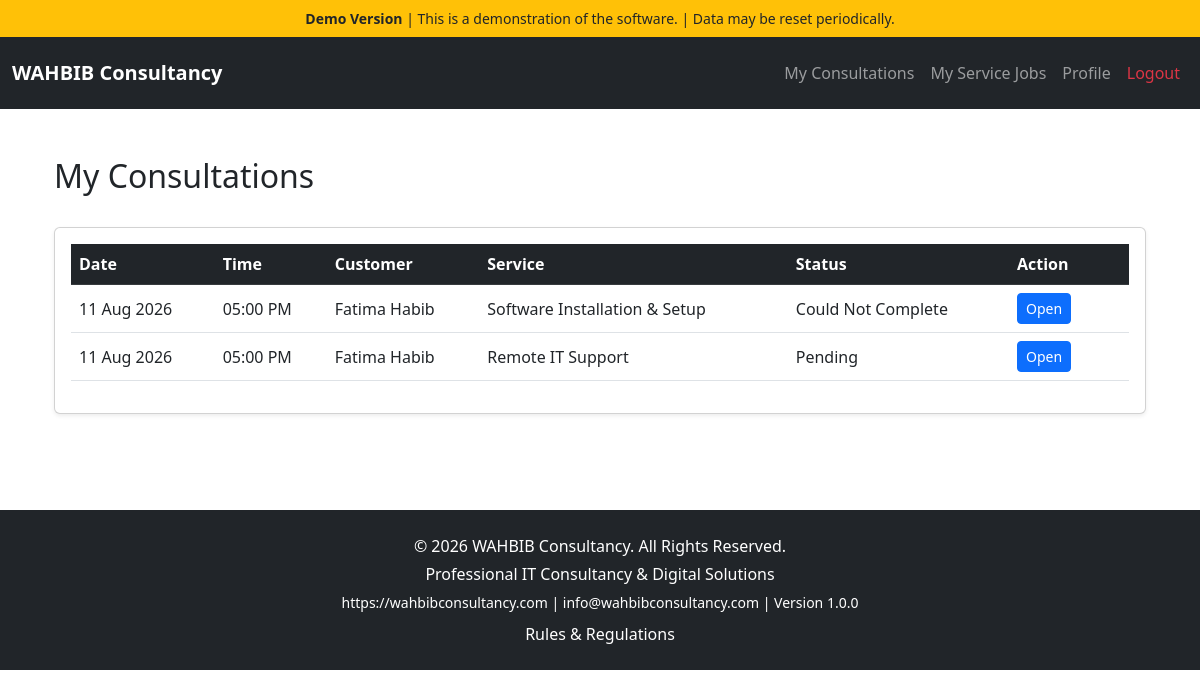
Page /public/index.php?page=agent-consultations (signed in) on the earlier database version.
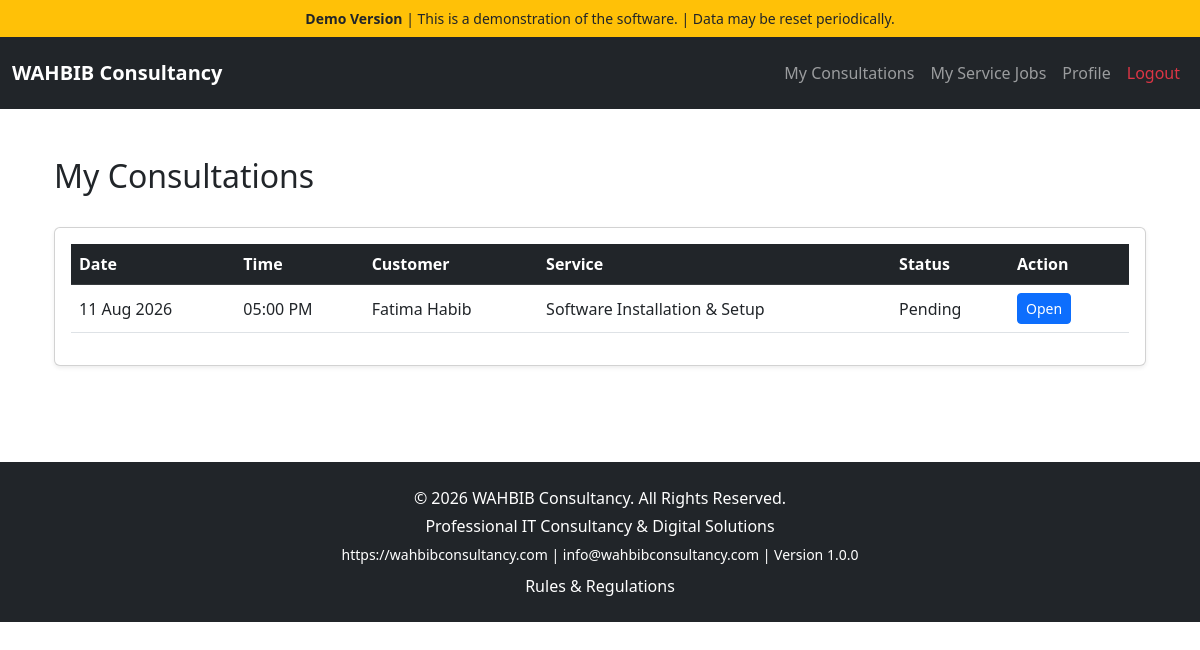
Same page on the later database version.
### tables this page shows
CREATE TABLE `consultation_bookings` (
  `id` int(11) NOT NULL AUTO_INCREMENT,
  `request_id` int(11) NOT NULL,
  `slot_id` int(11) NOT NULL,
  `agent_id` int(11) DEFAULT NULL,
  `booked_at` timestamp NOT NULL DEFAULT current_timestamp(),
  PRIMARY KEY (`id`),
  KEY `request_id` (`request_id`),
  KEY `slot_id` (`slot_id`),
  CONSTRAINT `consultation_bookings_ibfk_1` FOREIGN KEY (`request_id`) REFERENCES `requests` (`id`),
  CONSTRAINT `consultation_bookings_ibfk_2` FOREIGN KEY (`slot_id`) REFERENCES `consultation_slots` (`id`)
);

CREATE TABLE `consultation_slots` (
  `id` int(11) NOT NULL AUTO_INCREMENT,
  `slot_date` date NOT NULL,
  `slot_time` time NOT NULL,
  `agent_id` int(11) NOT NULL,
  `consultation_method` varchar(50) DEFAULT NULL,
  `meeting_link` varchar(255) DEFAULT NULL,
  `is_booked` tinyint(1) DEFAULT 0,
  `created_at` timestamp NOT NULL DEFAULT current_timestamp(),
  PRIMARY KEY (`id`),
  UNIQUE KEY `uniq_consultation_slot` (`slot_date`,`slot_time`,`agent_id`)
);

CREATE TABLE `customers` (
  `id` int(11) NOT NULL AUTO_INCREMENT,
  `name` varchar(255) NOT NULL,
  `email` varchar(255) DEFAULT NULL,
  `phone` varchar(50) DEFAULT NULL,
  `company` varchar(255) DEFAULT NULL,
  `notes` text DEFAULT NULL,
  `created_at` timestamp NOT NULL DEFAULT current_timestamp(),
  `password` varchar(255) DEFAULT NULL,
  `reset_token` varchar(255) DEFAULT NULL,
  `reset_token_expires` datetime DEFAULT NULL,
  PRIMARY KEY (`id`)
);

CREATE TABLE `services` (
  `id` int(11) NOT NULL AUTO_INCREMENT,
  `title` varchar(255) NOT NULL,
  `description` text NOT NULL,
  `created_at` timestamp NOT NULL DEFAULT current_timestamp(),
  `price` decimal(10,2) NOT NULL DEFAULT 0.00,
  `image` varchar(255) DEFAULT NULL,
  PRIMARY KEY (`id`)
);

CREATE TABLE `requests` (
  `id` int(11) NOT NULL AUTO_INCREMENT,
  `customer_id` int(11) NOT NULL,
  `service_id` int(11) NOT NULL,
  `agent_id` int(11) DEFAULT NULL,
  `quoted_price` decimal(10,2) DEFAULT NULL,
  `description` text DEFAULT NULL,
  `status` enum('Pending','Approved','In Progress','Completed','Cancelled') NOT NULL DEFAULT 'Pending',
  `created_at` timestamp NOT NULL DEFAULT current_timestamp(),
  `workflow_stage` varchar(50) DEFAULT NULL,
  `proposal` text DEFAULT NULL,
  `completed_at` datetime DEFAULT NULL,
  `completion_notes` text DEFAULT NULL,
  `admin_review_comments` text DEFAULT NULL,
  `service_review_notes` text DEFAULT NULL,
  `admin_instruction` text DEFAULT NULL,
  `contact_notes` text DEFAULT NULL,
  `incomplete_reason` text DEFAULT NULL,
  `consultation_reschedules` int(11) NOT NULL DEFAULT 0,
  `service_reschedules` int(11) NOT NULL DEFAULT 0,
  `service_rejection_reason` text DEFAULT NULL,
  `service_rejected_at` datetime DEFAULT NULL,
  `service_rejected_by` int(11) DEFAULT NULL,
  `job_status` enum('Pending','In Progress','Completed','Could Not Complete','Needs Admin Review','Customer Answered','No Answer','Wrong Number','Customer Requested Reschedule') NOT NULL DEFAULT 'Pending',
  `consultation_rejection_reason` text DEFAULT NULL,
  `consultation_rejected_at` datetime DEFAULT NULL,
  `consultation_rejected_by` int(11) DEFAULT NULL,
  PRIMARY KEY (`id`),
  KEY `customer_id` (`customer_id`),
  KEY `service_id` (`service_id`),
  CONSTRAINT `requests_ibfk_1` FOREIGN KEY (`customer_id`) REFERENCES `customers` (`id`) ON DELETE CASCADE,
  CONSTRAINT `requests_ibfk_2` FOREIGN KEY (`service_id`) REFERENCES `services` (`id`) ON DELETE CASCADE
);

### public/index.php (called while the page is built, shortened)
<?php
require_once ROOT_PATH . '/routes.php';

### app/views/agent/my-consultations.php (the view, shortened to what this page needs)
<?php
require_once CONFIG_PATH . '/database.php';
$agentId = $_SESSION['agent']['id'];
$stmt = $pdo->prepare("
    SELECT
        cb.id,
        r.id AS request_id,
        c.name AS customer_name,
        s.title AS service_name,
        cs.slot_date,
        cs.slot_time,
        r.job_status
    FROM consultation_bookings cb
    INNER JOIN consultation_slots cs
        ON cs.id = cb.slot_id
    INNER JOIN requests r
        ON r.id = cb.request_id
    INNER JOIN customers c
        ON c.id = r.customer_id
    INNER JOIN services s
        ON s.id = r.service_id
    WHERE cb.agent_id = ?
    AND r.workflow_stage = 'Consultation Confirmed'
    ORDER BY
        cs.slot_date,
        cs.slot_time
");
$stmt->execute([$agentId]);
$consultations = $stmt->fetchAll(PDO::FETCH_ASSOC);
require VIEW_PATH . '/layouts/header-agent.php';
?>
<div class="container py-4">
    <div class="d-flex justify-content-between align-items-center mb-4">
        <h2>
            My Consultations
        </h2>
    </div>
    <div class="card shadow-sm">
        <div class="card-body">
            <div class="table-responsive">
                <table class="table table-hover align-middle">
                    <thead class="table-dark">
                        <tr>
                            <th>Date</th>
                            <th>Time</th>
                            <th>Customer</th>
                            <th>Service</th>
                            <th>Status</th>
                            <th width="120">Action</th>
                        </tr>
                    </thead>
                    <tbody>
<?php if (empty($consultations)): ?>
<tr>
    <td colspan="6" class="text-center text-muted py-4">
        No consultations assigned.
    </td>
</tr>
<?php else: ?>
<?php foreach ($consultations as $consultation): ?>
<tr>
    <td>
        <?= date('d M Y', strtotime($consultation['slot_date'])) ?>
    </td>
    <td>
        <?= date('h:i A', strtotime($consultation['slot_time'])) ?>
    </td>
    <td>
        <?= htmlspecialchars($consultation['customer_name']) ?>
    </td>
    <td>
        <?= htmlspecialchars($consultation['service_name']) ?>
    </td>
    <td>
        <?= htmlspecialchars($consultation['job_status']) ?>
    </td>
    <td>
        <a
            href="?page=view-consultation&id=<?= $consultation['request_id'] ?>"
            class="btn btn-primary btn-sm">
            Open
        </a>
    </td>
</tr>
<?php endforeach; ?>
<?php endif; ?>
</tbody>
                </table>
            </div>
        </div>
    </div>
</div>
<?php require VIEW_PATH . '/layouts/footer.php'; ?>

Differences in the rows shown:
no longer on this page (row edited): consultation_bookings: slot.slot_date "11 Aug 2026", slot.slot_time "05:00 PM", customers.name "Fatima Habib", services.title "Remote IT Support", request.job_status "Pending"
changed through a linked row, consultation_bookings "05:00 PM": request.job_status "Could Not Complete" → "Pending"
